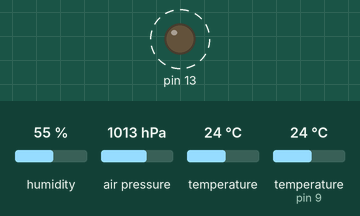
This sketch was run on a simulated Arduino Uno, built with avr-gcc and run on an emulated ATmega328P. On the bench: output pins drawn as LEDs (lit = HIGH). Dashed ring = blinking. Inputs (shaded band) come from the test bench; at power-on: air pressure 1013 hPa, humidity 55 %, temperature 24 °C, temperature (sensor on pin 9) 24 °C. No radio packets arrive unless stated; what the sketch prints to the serial monitor is not drawn.

Above: at 2.2 s.
2.3 s: air pressure set to 952 hPa
Timing chart, 0 to 13.2 s (numbered marks = the images above; inputs shaded):
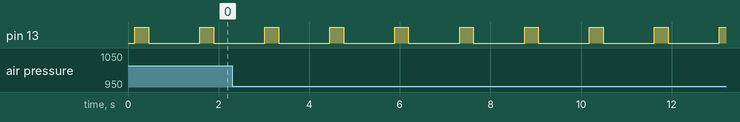

Measured:
- by itself, pin 13: alternates HIGH for 0.30 s and LOW for 1.1 s

The sketch:

rf_tx_2.ino
```cpp
//#include <dht.h>

#include <RH_ASK.h>
#include <SPI.h> // Not actually used but needed to compile
#include <dht.h>
#include <Wire.h> //Including wire library
#include <SFE_BMP180.h> //Including BMP180 library

#define ALTITUDE 35.6 //Altitude where I live (change this to your altitude)
#define dht_apin 9

SFE_BMP180 pressure; //Creating an object
dht DHT;
RH_ASK driver(4000,2,4);

void setup()
{
  pinMode(13,OUTPUT);
  Serial.begin(9600);   // Debugging only
  if (!driver.init())
      Serial.println("init failed");

  if (pressure.begin()) //If initialization was successful, continue
    Serial.println("BMP180 init success");
  else //Else, stop code forever
  {
    Serial.println("BMP180 init fail");
    while (1);
  }

}


void loop()
{
  char status;
  double T, P, p0;

  Serial.print("You provided altitude: ");
  Serial.print(ALTITUDE, 0);
  Serial.println(" meters");

  status = pressure.startTemperature();
  if (status != 0) {
    delay(status);

    status = pressure.getTemperature(T);
    if (status != 0) {
      Serial.print("Temp: ");
      Serial.print(T, 1);
      Serial.println(" deg C");

      status = pressure.startPressure(3);

      if (status != 0) {
        delay(status);

        status = pressure.getPressure(P, T);
        if (status != 0) {
          Serial.print("Pressure measurement: ");
          Serial.print(P);
          Serial.println(" hPa (Pressure measured using temperature)");

          p0 = pressure.sealevel(P, ALTITUDE);
          Serial.print("Relative (sea-level) pressure: ");
          Serial.print(p0);
          Serial.println("hPa");
        }
      }
    }
  }

  DHT.read11(dht_apin);

  int sensorReading=555;
  int sensorReading2=666;

//  Serial.println("#A"+(String)ALTITUDE);
//  Serial.println("#H"+(String)DHT.humidity);
//  Serial.println("#C"+(String)DHT.temperature);
//  Serial.println("#T"+(String)T);
//  Serial.println("#P"+(String)P);
//  Serial.println("#P0"+(String)p0);

  //SendData("#H"+(String)sensorReading);
  //SendData("#C"+(String)sensorReading2);

  SendData("#H"+(String)DHT.humidity);
  SendData("#C"+(String)DHT.temperature);
  SendData("#T"+(String)T);
  SendData("#P"+(String)P);
  SendData("#A"+(String)p0);

  delay(1000);

}


void SendData(String Data)
{
  //Debug
  Serial.println("-->"+ Data + "<-- ");

  //Making char Array of String
  const char* rawdata = Data.c_str();

  digitalWrite(13, true); // Flash a light to show transmitting
  driver.send((uint8_t *)rawdata, strlen(rawdata));
  driver.waitPacketSent();
  digitalWrite(13, false);
}
```
